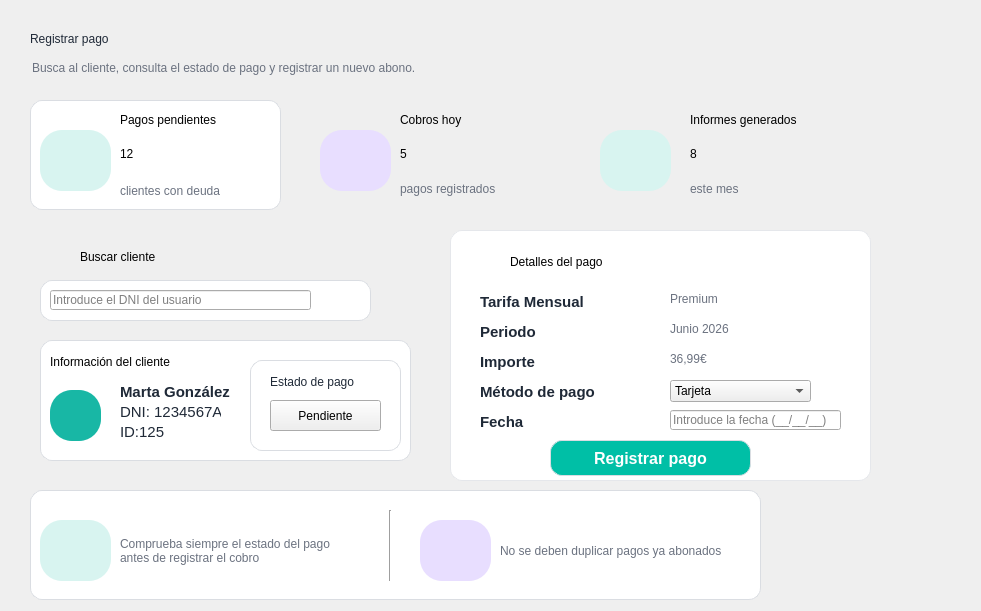
   <widget class="QFrame" name="frameContenido">
    <property name="geometry">
     <rect>
      <x>220</x>
      <y>90</y>
      <width>981</width>
      <height>611</height>
     </rect>
    </property>
    <property name="frameShape">
     <enum>QFrame::NoFrame</enum>
    </property>
    <widget class="QLabel" name="lblBienvenida">
     <property name="geometry">
      <rect>
       <x>30</x>
       <y>22</y>
       <width>300</width>
       <height>34</height>
      </rect>
     </property>
     <property name="styleSheet">
      <string notr="true">font:bold 20pt &quot;Segoe UI&quot;; color:#1F2937;</string>
     </property>
     <property name="text">
      <string>Registrar pago</string>
     </property>
    </widget>
    <widget class="QLabel" name="lblResumen">
     <property name="geometry">
      <rect>
       <x>32</x>
       <y>58</y>
       <width>470</width>
       <height>20</height>
      </rect>
     </property>
     <property name="styleSheet">
      <string notr="true">font:9pt &quot;Segoe UI&quot;; color:#6B7280;</string>
     </property>
     <property name="text">
      <string>Busca al cliente, consulta el estado de pago y registrar un nuevo abono.</string>
     </property>
    </widget>
    <widget class="QFrame" name="card3">
     <property name="geometry">
      <rect>
       <x>310</x>
       <y>100</y>
       <width>251</width>
       <height>110</height>
      </rect>
     </property>
     <widget class="QLabel" name="lblIconCal">
      <property name="geometry">
       <rect>
        <x>10</x>
        <y>30</y>
        <width>71</width>
        <height>61</height>
       </rect>
      </property>
      <property name="styleSheet">
       <string notr="true">background-color:#E8DEFF; border-radius:22px; font:17pt &quot;Segoe UI Emoji&quot;;</string>
      </property>
      <property name="text">
       <string/>
      </property>
     </widget>
     <widget class="QLabel" name="lblTituloasistencia">
      <property name="geometry">
       <rect>
        <x>90</x>
        <y>10</y>
        <width>131</width>
        <height>20</height>
       </rect>
      </property>
      <property name="styleSheet">
       <string notr="true">font:bold 11pt &quot;Segoe UI&quot;;</string>
      </property>
      <property name="text">
       <string>Cobros hoy</string>
      </property>
     </widget>
     <widget class="QLabel" name="labelNumAsistencias">
      <property name="geometry">
       <rect>
        <x>90</x>
        <y>40</y>
        <width>21</width>
        <height>28</height>
       </rect>
      </property>
      <property name="styleSheet">
       <string notr="true">font:bold 20pt &quot;Segoe UI&quot;;color: rgb(0, 0, 0)</string>
      </property>
      <property name="text">
       <string>5</string>
      </property>
     </widget>
     <widget class="QLabel" name="lblSubAs_2">
      <property name="geometry">
       <rect>
        <x>90</x>
        <y>80</y>
        <width>101</width>
        <height>18</height>
       </rect>
      </property>
      <property name="styleSheet">
       <string notr="true">color:#6B7280; font:9pt &quot;Segoe UI&quot;;</string>
      </property>
      <property name="text">
       <string>pagos registrados</string>
      </property>
     </widget>
     <widget class="QLabel" name="label_6">
      <property name="geometry">
       <rect>
        <x>25</x>
        <y>40</y>
        <width>41</width>
        <height>41</height>
       </rect>
      </property>
      <property name="text">
       <string/>
      </property>
      <property name="pixmap">
       <pixmap>../imagenes/metodo-de-pago.png</pixmap>
      </property>
      <property name="scaledContents">
       <bool>true</bool>
      </property>
     </widget>
    </widget>
    <widget class="QFrame" name="card4">
     <property name="geometry">
      <rect>
       <x>590</x>
       <y>100</y>
       <width>281</width>
       <height>110</height>
      </rect>
     </property>
     <widget class="QLabel" name="lblIconAs">
      <property name="geometry">
       <rect>
        <x>10</x>
        <y>30</y>
        <width>71</width>
        <height>61</height>
       </rect>
      </property>
      <property name="styleSheet">
       <string notr="true">background-color:#D8F4F0; color:#18B7A5; border-radius:22px; font:bold 20pt &quot;Segoe UI&quot;;</string>
      </property>
      <property name="text">
       <string/>
      </property>
     </widget>
     <widget class="QLabel" name="lblTituloocupacion">
      <property name="geometry">
       <rect>
        <x>100</x>
        <y>10</y>
        <width>151</width>
        <height>20</height>
       </rect>
      </property>
      <property name="styleSheet">
       <string notr="true">font:bold 11pt &quot;Segoe UI&quot;;</string>
      </property>
      <property name="text">
       <string>Informes generados </string>
      </property>
     </widget>
     <widget class="QLabel" name="lblPorcentajeOcupacion">
      <property name="geometry">
       <rect>
        <x>100</x>
        <y>40</y>
        <width>70</width>
        <height>28</height>
       </rect>
      </property>
      <property name="styleSheet">
       <string notr="true">font:bold 20pt &quot;Segoe UI&quot;; color:black;</string>
      </property>
      <property name="text">
       <string>8</string>
      </property>
     </widget>
     <widget class="QLabel" name="lblSubAs">
      <property name="geometry">
       <rect>
        <x>100</x>
        <y>80</y>
        <width>75</width>
        <height>18</height>
       </rect>
      </property>
      <property name="styleSheet">
       <string notr="true">color:#6B7280; font:9pt &quot;Segoe UI&quot;;</string>
      </property>
      <property name="text">
       <string>este mes</string>
      </property>
     </widget>
     <widget class="QLabel" name="label_9">
      <property name="geometry">
       <rect>
        <x>25</x>
        <y>40</y>
        <width>41</width>
        <height>41</height>
       </rect>
      </property>
      <property name="text">
       <string/>
      </property>
      <property name="pixmap">
       <pixmap>../imagenes/informe-de-negocio.png</pixmap>
      </property>
      <property name="scaledContents">
       <bool>true</bool>
      </property>
     </widget>
    </widget>
    <widget class="QFrame" name="cardTabla">
     <property name="geometry">
      <rect>
       <x>30</x>
       <y>230</y>
       <width>401</width>
       <height>251</height>
      </rect>
     </property>
     <widget class="QLabel" name="lblTituloTabla">
      <property name="geometry">
       <rect>
        <x>50</x>
        <y>15</y>
        <width>220</width>
        <height>24</height>
       </rect>
      </property>
      <property name="styleSheet">
       <string notr="true">font:bold 15pt &quot;Segoe UI&quot;;</string>
      </property>
      <property name="text">
       <string>Buscar cliente</string>
      </property>
     </widget>
     <widget class="QLabel" name="label_13">
      <property name="geometry">
       <rect>
        <x>15</x>
        <y>15</y>
        <width>23</width>
        <height>23</height>
       </rect>
      </property>
      <property name="text">
       <string/>
      </property>
      <property name="pixmap">
       <pixmap>./src/vista/imagenes/usuario.png</pixmap>
      </property>
      <property name="scaledContents">
       <bool>true</bool>
      </property>
     </widget>
     <widget class="QFrame" name="card1_4">
      <property name="geometry">
       <rect>
        <x>10</x>
        <y>50</y>
        <width>331</width>
        <height>41</height>
       </rect>
      </property>
      <property name="styleSheet">
       <string notr="true">#card1_4{
    background-color: #FFFFFF;
    border: 1px solid #DADDE2;
    border-radius: 12px;
}</string>
      </property>
      <widget class="QLineEdit" name="lineEdit">
       <property name="geometry">
        <rect>
         <x>10</x>
         <y>10</y>
         <width>261</width>
         <height>20</height>
        </rect>
       </property>
       <property name="text">
        <string/>
       </property>
       <property name="placeholderText">
        <string>Introduce el DNI del usuario</string>
       </property>
      </widget>
      <widget class="QLabel" name="label_14">
       <property name="geometry">
        <rect>
         <x>290</x>
         <y>10</y>
         <width>21</width>
         <height>21</height>
        </rect>
       </property>
       <property name="text">
        <string/>
       </property>
       <property name="pixmap">
        <pixmap>../imagenes/lupa.png</pixmap>
       </property>
       <property name="scaledContents">
        <bool>true</bool>
       </property>
      </widget>
     </widget>
     <widget class="QFrame" name="card1_5">
      <property name="geometry">
       <rect>
        <x>10</x>
        <y>110</y>
        <width>371</width>
        <height>121</height>
       </rect>
      </property>
      <property name="styleSheet">
       <string notr="true">#card1_5{
    background-color: #FFFFFF;
    border: 1px solid #DADDE2;
    border-radius: 12px;
}</string>
      </property>
      <widget class="QLabel" name="lblTituloTabla_2">
       <property name="geometry">
        <rect>
         <x>10</x>
         <y>10</y>
         <width>220</width>
         <height>24</height>
        </rect>
       </property>
       <property name="styleSheet">
        <string notr="true">font:bold 11pt &quot;Segoe UI&quot;;</string>
       </property>
       <property name="text">
        <string>Información del cliente</string>
       </property>
      </widget>
      <widget class="QLabel" name="lblAvatarCliente_2">
       <property name="geometry">
        <rect>
         <x>10</x>
         <y>50</y>
         <width>51</width>
         <height>51</height>
        </rect>
       </property>
       <property name="styleSheet">
        <string notr="true">background-color: #18B7A5; color: white; border-radius: 22px; font: 20pt &quot;Segoe UI Emoji&quot;;</string>
       </property>
       <property name="text">
        <string/>
       </property>
       <property name="pixmap">
        <pixmap>./src/vista/imagenes/usuario.png</pixmap>
       </property>
       <property name="scaledContents">
        <bool>true</bool>
       </property>
      </widget>
      <widget class="QLabel" name="lblNombreCliente_8">
       <property name="geometry">
        <rect>
         <x>80</x>
         <y>40</y>
         <width>270</width>
         <height>24</height>
        </rect>
       </property>
       <property name="font">
        <font>
         <family>Segoe UI</family>
         <pointsize>11</pointsize>
         <weight>75</weight>
         <italic>false</italic>
         <bold>true</bold>
        </font>
       </property>
       <property name="styleSheet">
        <string notr="true">font: bold 11pt &quot;Segoe UI&quot;; color: #1F2937;</string>
       </property>
       <property name="text">
        <string>Marta González</string>
       </property>
      </widget>
      <widget class="QLabel" name="lblNombreCliente_9">
       <property name="geometry">
        <rect>
         <x>80</x>
         <y>60</y>
         <width>101</width>
         <height>24</height>
        </rect>
       </property>
       <property name="font">
        <font>
         <family>Segoe UI</family>
         <pointsize>11</pointsize>
         <weight>50</weight>
         <italic>false</italic>
         <bold>false</bold>
        </font>
       </property>
       <property name="styleSheet">
        <string notr="true">font: 11pt &quot;Segoe UI&quot;; color: #1F2937;</string>
       </property>
       <property name="text">
        <string>DNI: 1234567A</string>
       </property>
      </widget>
      <widget class="QLabel" name="lblNombreCliente_10">
       <property name="geometry">
        <rect>
         <x>80</x>
         <y>80</y>
         <width>101</width>
         <height>24</height>
        </rect>
       </property>
       <property name="font">
        <font>
         <family>Segoe UI</family>
         <pointsize>11</pointsize>
         <weight>50</weight>
         <italic>false</italic>
         <bold>false</bold>
        </font>
       </property>
       <property name="styleSheet">
        <string notr="true">font: 11pt &quot;Segoe UI&quot;; color: #1F2937;</string>
       </property>
       <property name="text">
        <string>ID:125</string>
       </property>
      </widget>
      <widget class="QFrame" name="card1_3">
       <property name="geometry">
        <rect>
         <x>210</x>
         <y>20</y>
         <width>151</width>
         <height>91</height>
        </rect>
       </property>
       <property name="styleSheet">
        <string notr="true">#card1_3 {
    background-color: #FFFFFF;
    border: 1px solid #DADDE2;
    border-radius: 12px;
}</string>
       </property>
       <widget class="QLabel" name="lblNombreCliente_5">
        <property name="geometry">
         <rect>
          <x>20</x>
          <y>10</y>
          <width>270</width>
          <height>24</height>
         </rect>
        </property>
        <property name="styleSheet">
         <string notr="true">font: bold 11pt &quot;Segoe UI&quot;; color: #1F2937;</string>
        </property>
        <property name="text">
         <string>Estado de pago</string>
        </property>
       </widget>
       <widget class="QPushButton" name="btnCalorias_2">
        <property name="geometry">
         <rect>
          <x>20</x>
          <y>40</y>
          <width>111</width>
          <height>31</height>
         </rect>
        </property>
        <property name="text">
         <string>Pendiente</string>
        </property>
       </widget>
      </widget>
     </widget>
    </widget>
    <widget class="QFrame" name="asist">
     <property name="geometry">
      <rect>
       <x>450</x>
       <y>230</y>
       <width>421</width>
       <height>251</height>
      </rect>
     </property>
     <property name="styleSheet">
      <string notr="true">#asist {
    background-color: white;
    border: 1px solid #E5E7EB;
    border-radius: 12px;
}</string>
     </property>
     <widget class="QLabel" name="lblTituloUltPago">
      <property name="geometry">
       <rect>
        <x>60</x>
        <y>20</y>
        <width>261</width>
        <height>24</height>
       </rect>
      </property>
      <property name="styleSheet">
       <string notr="true">font:bold 15pt &quot;Segoe UI&quot;;</string>
      </property>
      <property name="text">
       <string>Detalles del pago</string>
      </property>
     </widget>
     <widget class="QLabel" name="label_5">
      <property name="geometry">
       <rect>
        <x>20</x>
        <y>25</y>
        <width>20</width>
        <height>20</height>
       </rect>
      </property>
      <property name="styleSheet">
       <string notr="true">image: url(./src/vista/imagenes/cartera.png)</string>
      </property>
      <property name="text">
       <string/>
      </property>
     </widget>
     <widget class="QLabel" name="lblNombreCliente_11">
      <property name="geometry">
       <rect>
        <x>30</x>
        <y>60</y>
        <width>270</width>
        <height>24</height>
       </rect>
      </property>
      <property name="font">
       <font>
        <family>Segoe UI</family>
        <pointsize>11</pointsize>
        <weight>75</weight>
        <italic>false</italic>
        <bold>true</bold>
       </font>
      </property>
      <property name="styleSheet">
       <string notr="true">font: bold 11pt &quot;Segoe UI&quot;; color: #1F2937;</string>
      </property>
      <property name="text">
       <string>Tarifa Mensual</string>
      </property>
     </widget>
     <widget class="QLabel" name="lblNombreCliente_12">
      <property name="geometry">
       <rect>
        <x>30</x>
        <y>90</y>
        <width>270</width>
        <height>24</height>
       </rect>
      </property>
      <property name="font">
       <font>
        <family>Segoe UI</family>
        <pointsize>11</pointsize>
        <weight>75</weight>
        <italic>false</italic>
        <bold>true</bold>
       </font>
      </property>
      <property name="styleSheet">
       <string notr="true">font: bold 11pt &quot;Segoe UI&quot;; color: #1F2937;</string>
      </property>
      <property name="text">
       <string>Periodo</string>
      </property>
     </widget>
     <widget class="QLabel" name="lblNombreCliente_13">
      <property name="geometry">
       <rect>
        <x>30</x>
        <y>120</y>
        <width>270</width>
        <height>24</height>
       </rect>
      </property>
      <property name="font">
       <font>
        <family>Segoe UI</family>
        <pointsize>11</pointsize>
        <weight>75</weight>
        <italic>false</italic>
        <bold>true</bold>
       </font>
      </property>
      <property name="styleSheet">
       <string notr="true">font: bold 11pt &quot;Segoe UI&quot;; color: #1F2937;</string>
      </property>
      <property name="text">
       <string>Importe</string>
      </property>
     </widget>
     <widget class="QLabel" name="lblNombreCliente_14">
      <property name="geometry">
       <rect>
        <x>30</x>
        <y>150</y>
        <width>270</width>
        <height>24</height>
       </rect>
      </property>
      <property name="font">
       <font>
        <family>Segoe UI</family>
        <pointsize>11</pointsize>
        <weight>75</weight>
        <italic>false</italic>
        <bold>true</bold>
       </font>
      </property>
      <property name="styleSheet">
       <string notr="true">font: bold 11pt &quot;Segoe UI&quot;; color: #1F2937;</string>
      </property>
      <property name="text">
       <string>Método de pago</string>
      </property>
     </widget>
     <widget class="QLabel" name="lblNombreCliente_15">
      <property name="geometry">
       <rect>
        <x>30</x>
        <y>180</y>
        <width>270</width>
        <height>24</height>
       </rect>
      </property>
      <property name="font">
       <font>
        <family>Segoe UI</family>
        <pointsize>11</pointsize>
        <weight>75</weight>
        <italic>false</italic>
        <bold>true</bold>
       </font>
      </property>
      <property name="styleSheet">
       <string notr="true">font: bold 11pt &quot;Segoe UI&quot;; color: #1F2937;</string>
      </property>
      <property name="text">
       <string>Fecha</string>
      </property>
     </widget>
     <widget class="QLabel" name="lblSubAs_3">
      <property name="geometry">
       <rect>
        <x>220</x>
        <y>60</y>
        <width>101</width>
        <height>18</height>
       </rect>
      </property>
      <property name="styleSheet">
       <string notr="true">color:#6B7280; font:11pt &quot;Segoe UI&quot;;</string>
      </property>
      <property name="text">
       <string>Premium</string>
      </property>
     </widget>
     <widget class="QLabel" name="lblSubAs_4">
      <property name="geometry">
       <rect>
        <x>220</x>
        <y>90</y>
        <width>101</width>
        <height>18</height>
       </rect>
      </property>
      <property name="styleSheet">
       <string notr="true">color:#6B7280; font:11pt &quot;Segoe UI&quot;;</string>
      </property>
      <property name="text">
       <string>Junio 2026</string>
      </property>
     </widget>
     <widget class="QLabel" name="lblSubAs_5">
      <property name="geometry">
       <rect>
        <x>220</x>
        <y>120</y>
        <width>101</width>
        <height>18</height>
       </rect>
      </property>
      <property name="styleSheet">
       <string notr="true">color:#6B7280; font:11pt &quot;Segoe UI&quot;;</string>
      </property>
      <property name="text">
       <string>36,99€</string>
      </property>
     </widget>
     <widget class="QComboBox" name="comboBox">
      <property name="geometry">
       <rect>
        <x>220</x>
        <y>150</y>
        <width>141</width>
        <height>22</height>
       </rect>
      </property>
      <item>
       <property name="text">
        <string>Tarjeta</string>
       </property>
      </item>
      <item>
       <property name="text">
        <string>Efectivo</string>
       </property>
      </item>
      <item>
       <property name="text">
        <string>Transferencia</string>
       </property>
      </item>
      <item>
       <property name="text">
        <string>Bizum</string>
       </property>
      </item>
      <item>
       <property name="text">
        <string>Otro</string>
       </property>
      </item>
     </widget>
     <widget class="QLineEdit" name="lineEdit_2">
      <property name="geometry">
       <rect>
        <x>220</x>
        <y>180</y>
        <width>171</width>
        <height>20</height>
       </rect>
      </property>
      <property name="text">
       <string/>
      </property>
      <property name="placeholderText">
       <string>Introduce la fecha (__/__/__)</string>
      </property>
     </widget>
     <widget class="QPushButton" name="btnInicio_2">
      <property name="geometry">
       <rect>
        <x>100</x>
        <y>210</y>
        <width>201</width>
        <height>36</height>
       </rect>
      </property>
      <property name="font">
       <font>
        <family>Segoe UI</family>
        <pointsize>12</pointsize>
        <weight>75</weight>
        <bold>true</bold>
       </font>
      </property>
      <property name="toolTip">
       <string>&lt;html&gt;&lt;head/&gt;&lt;body&gt;&lt;p align=&quot;center&quot;&gt;&lt;br/&gt;&lt;/p&gt;&lt;/body&gt;&lt;/html&gt;</string>
      </property>
      <property name="layoutDirection">
       <enum>Qt::LeftToRight</enum>
      </property>
      <property name="styleSheet">
       <string notr="true">
#btnInicio_2 {
    background-color:#00BFA6;
    border: 1px solid #DADDE2;
	color: #FFFFFF;
    border-radius: 12px;
}</string>
      </property>
      <property name="text">
       <string>Registrar pago</string>
      </property>
     </widget>
    </widget>
    <widget class="QFrame" name="card2_2">
     <property name="geometry">
      <rect>
       <x>30</x>
       <y>100</y>
       <width>251</width>
       <height>110</height>
      </rect>
     </property>
     <property name="styleSheet">
      <string notr="true">#card2_2 {
    background-color: #FFFFFF;
    border: 1px solid #DADDE2;
    border-radius: 12px;
}</string>
     </property>
     <widget class="QLabel" name="lblTituloproxclase_2">
      <property name="geometry">
       <rect>
        <x>90</x>
        <y>10</y>
        <width>131</width>
        <height>20</height>
       </rect>
      </property>
      <property name="styleSheet">
       <string notr="true">font:bold 11pt &quot;Segoe UI&quot;;</string>
      </property>
      <property name="text">
       <string>Pagos pendientes</string>
      </property>
     </widget>
     <widget class="QLabel" name="labelNumClases">
      <property name="geometry">
       <rect>
        <x>90</x>
        <y>40</y>
        <width>95</width>
        <height>28</height>
       </rect>
      </property>
      <property name="styleSheet">
       <string notr="true">font:bold 20pt &quot;Segoe UI&quot;;color: rgb(0, 0, 0)</string>
      </property>
      <property name="text">
       <string>12</string>
      </property>
     </widget>
     <widget class="QLabel" name="labelHora_2">
      <property name="geometry">
       <rect>
        <x>90</x>
        <y>80</y>
        <width>111</width>
        <height>21</height>
       </rect>
      </property>
      <property name="styleSheet">
       <string notr="true">color:#6B7280; font:9pt &quot;Segoe UI&quot;;</string>
      </property>
      <property name="text">
       <string>clientes con deuda</string>
      </property>
     </widget>
     <widget class="QLabel" name="lblIconAs_2">
      <property name="geometry">
       <rect>
        <x>10</x>
        <y>30</y>
        <width>71</width>
        <height>61</height>
       </rect>
      </property>
      <property name="styleSheet">
       <string notr="true">background-color:#D8F4F0; color:#18B7A5; border-radius:22px; font:bold 20pt &quot;Segoe UI&quot;;</string>
      </property>
      <property name="text">
       <string/>
      </property>
     </widget>
     <widget class="QLabel" name="label_7">
      <property name="geometry">
       <rect>
        <x>15</x>
        <y>40</y>
        <width>61</width>
        <height>41</height>
       </rect>
      </property>
      <property name="styleSheet">
       <string notr="true">image:url(./src/vista/imagenes/cartera.png); background:transparent</string>
      </property>
      <property name="text">
       <string/>
      </property>
     </widget>
    </widget>
    <widget class="QLabel" name="label_17">
     <property name="geometry">
      <rect>
       <x>280</x>
       <y>480</y>
       <width>47</width>
       <height>13</height>
      </rect>
     </property>
     <property name="text">
      <string/>
     </property>
    </widget>
    <widget class="QLabel" name="label_18">
     <property name="geometry">
      <rect>
       <x>-160</x>
       <y>0</y>
       <width>1391</width>
       <height>621</height>
      </rect>
     </property>
     <property name="styleSheet">
      <string notr="true">image:url(./src/vista/imagenes/reborde_ola.png)</string>
     </property>
     <property name="text">
      <string/>
     </property>
    </widget>
    <widget class="QFrame" name="card2_3">
     <property name="geometry">
      <rect>
       <x>30</x>
       <y>490</y>
       <width>731</width>
       <height>110</height>
      </rect>
     </property>
     <property name="styleSheet">
      <string notr="true">#card2_3 {
    background-color: #FFFFFF;
    border: 1px solid #DADDE2;
    border-radius: 12px;
}</string>
     </property>
     <widget class="QLabel" name="labelHora_3">
      <property name="geometry">
       <rect>
        <x>90</x>
        <y>40</y>
        <width>241</width>
        <height>41</height>
       </rect>
      </property>
      <property name="styleSheet">
       <string notr="true">color:#6B7280; font:9pt &quot;Segoe UI&quot;;</string>
      </property>
      <property name="text">
       <string>Comprueba siempre el estado del pago antes de registrar el cobro</string>
      </property>
      <property name="wordWrap">
       <bool>true</bool>
      </property>
     </widget>
     <widget class="QLabel" name="lblIconAs_3">
      <property name="geometry">
       <rect>
        <x>10</x>
        <y>30</y>
        <width>71</width>
        <height>61</height>
       </rect>
      </property>
      <property name="styleSheet">
       <string notr="true">background-color:#D8F4F0; color:#18B7A5; border-radius:22px; font:bold 20pt &quot;Segoe UI&quot;;</string>
      </property>
      <property name="text">
       <string/>
      </property>
     </widget>
     <widget class="QLabel" name="label_2">
      <property name="geometry">
       <rect>
        <x>25</x>
        <y>40</y>
        <width>41</width>
        <height>41</height>
       </rect>
      </property>
      <property name="text">
       <string/>
      </property>
      <property name="pixmap">
       <pixmap>./src/vista/imagenes/boton-de-verificacion.png</pixmap>
      </property>
      <property name="scaledContents">
       <bool>true</bool>
      </property>
     </widget>
     <widget class="QLabel" name="lblIconCal_2">
      <property name="geometry">
       <rect>
        <x>390</x>
        <y>30</y>
        <width>71</width>
        <height>61</height>
       </rect>
      </property>
      <property name="styleSheet">
       <string notr="true">background-color:#E8DEFF; border-radius:22px; font:17pt &quot;Segoe UI Emoji&quot;;</string>
      </property>
      <property name="text">
       <string/>
      </property>
     </widget>
     <widget class="QLabel" name="labelHora_4">
      <property name="geometry">
       <rect>
        <x>470</x>
        <y>40</y>
        <width>241</width>
        <height>41</height>
       </rect>
      </property>
      <property name="styleSheet">
       <string notr="true">color:#6B7280; font:9pt &quot;Segoe UI&quot;;</string>
      </property>
      <property name="text">
       <string>No se deben duplicar pagos ya abonados</string>
      </property>
      <property name="wordWrap">
       <bool>true</bool>
      </property>
     </widget>
     <widget class="QLabel" name="label_15">
      <property name="geometry">
       <rect>
        <x>405</x>
        <y>40</y>
        <width>41</width>
        <height>41</height>
       </rect>
      </property>
      <property name="text">
       <string/>
      </property>
      <property name="pixmap">
       <pixmap>../imagenes/informe-de-negocio.png</pixmap>
      </property>
      <property name="scaledContents">
       <bool>true</bool>
      </property>
     </widget>
     <widget class="Line" name="line">
      <property name="geometry">
       <rect>
        <x>350</x>
        <y>20</y>
        <width>20</width>
        <height>71</height>
       </rect>
      </property>
      <property name="orientation">
       <enum>Qt::Vertical</enum>
      </property>
     </widget>
    </widget>
    <zorder>label_18</zorder>
    <zorder>lblBienvenida</zorder>
    <zorder>lblResumen</zorder>
    <zorder>card3</zorder>
    <zorder>card4</zorder>
    <zorder>cardTabla</zorder>
    <zorder>asist</zorder>
    <zorder>card2_2</zorder>
    <zorder>label_17</zorder>
    <zorder>card2_3</zorder>
   </widget>
